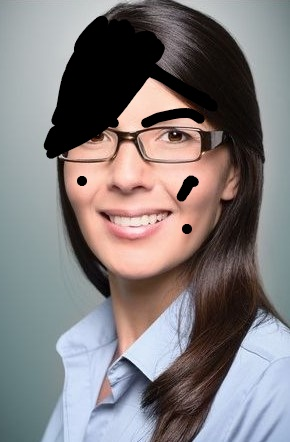
%> input picture Laboratorios/Lab03-Reconocimiento de caras/Script/Imagenes/cara8Modificada.jpg, 290 x 442 px
$ octave PixeleadoCaras.m   (GNU Octave 9; MATLAB toolbox functions it lacks are replaced by stand-ins)
%> lines starting %> are read from the running program, lines starting %| are printed output that depends on the picture; in (x1, y1, x2, y2) boxes, pixels count from 0 and x2, y2 are one past the last pixel; in counts of white or black regions, pixels touching at a corner belong together; the program's own positions count from 1
% Este programa lee imagenes en formato jpg
% y las pixelea para bajar su resoluci髇 y
% el tama駉 de la matriz

clear all;
close all;
clc;

I1 = imread('Imagenes/cara8Modificada.jpg','jpg'); #Carga imagen
%> I1 is the input picture: size 442x290x3 uint8; mean R, G, B 128.9, 123.4, 124.4
figure(1); #muestra
imshow(uint8(I1)); #parsea a numeros 0 -255
I2 = I1;   #obs
Iz = I1(:,:,2);  #contraste
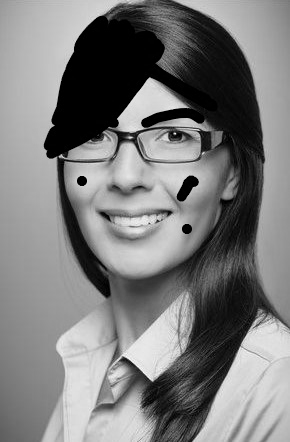
%> Iz: size 442x290 uint8; min 0, max 253, mean 123.4
%En caso la conversio no se pueda realizar cambiar el 2 por 1

[nf nc] = size(Iz);
%> nf = 442; nc = 290
%figure(2);
%imshow(uint8(Iz));


%========================================================
%                Recorte de cara por arriba
%========================================================

%                Foto               Foto recoratada
%     1  - x x x x x x x x x
%          x x x x x x x x x
%     f  - x x x x x x x x x   =>  x x x x x x x x x  -> Inicio de la cabeza
%     f  - x x x x x x x x x   =>  x x x x x x x x x  -> Inicio de la cabeza
%          x x x x x x x x x       x x x x x x x x x
%          x x x x x x x x x       x x x x x x x x x
%          x x x x x x x x x       x x x x x x x x x
%    nf    x x x x x x x x x       x x x x x x x x x
%========================================================

% ------------- Leyendo horizontalmente-------------
for f = 1:nf
  Ifila = Iz(f,:);
 %Revisa si tiene alguna mancha, diferente de blanca
 %Esto ocurre cuando llega a la cabeza
  if(any(Ifila < 255))
      break;
  end
end

%========================================================
%                Recorte de cara por abajo
%========================================================

%nfc = 1800;  1750
% Cambiar este valor para cada foto
k = 2.8
%Cuando k es mas peque駉 se corta m醩 - k generalmente(entre 1 y 3)
nfc = nf - nf/k;        % Recorte del cuello
%> nfc = 284.1
Iz1 = Iz(f:nfc, :);
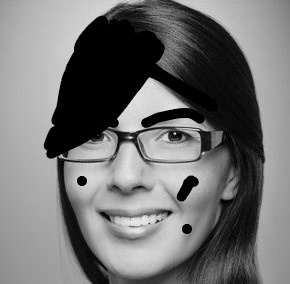
%> Iz1: size 284x290 uint8; min 0, max 248, mean 113.9
% nf representa toda la cara, y nf/k representa una porcion a cortar
% nfc refresenta la cara cortada.


%========================================================
%                Foto               Foto recoratada
%     1  - x x x x x x x x x          x x x x x x x x x ->inicio de la cabeza
%          x x x x x x x x x   => f - x x x x x x x x x
%          x x x x x x x x x          x x x x x x x x x
%          x x x x x x x x x          x x x x x x x x x
%    nfc - x x x x x x x x x          x x x x x x x x x -> inicio quijada
%          x x x x x x x x x
%     nf - x x x x x x x x x
%========================================================

%La parte del cuello para abajo lo podemos encontrar con la suguiente linea
%Iz1 = Iz(nfc:nf,:);   % se las filas de f a nfc
% Nostrar la foto recortada
%figure(3);
%imshow(uint8(Iz1));

%=========================x===============================
%             Recorte de cara por la izquierda
%========================================================

%-------------- Leyendo por columanas ----------------
for c1 = 1:nc
   Icol = Iz1(:,c1);
   if(any(Icol < 255))
     break;
   end
end

Iz2 = Iz1(:,c1:nc);   # Recorta por la izquierda
%figure(4);
%imshow(uint8(Iz2));
[nc2 nf2] = size(Iz2);
%> nc2 = 284; nf2 = 290

%========================================================
%             Recorte de cara por la derecha
%========================================================

%-------------- Leyendo por columanas ----------------
for c2 = nc2:-1:1
   Icol = Iz2(:,c2);
   if(any(Icol < 240))
     break;
   end
%-------------- Leyendo por columanas
end
Iz3 = Iz2(:,1:c2);
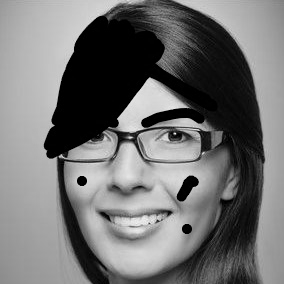
%> Iz3: size 284x284 uint8; min 0, max 248, mean 113.2
%figure(5);
%imshow(uint8(Iz3));
[ff cc] = size(Iz3);
%> ff = 284; cc = 284
ff
%> ff = 284
cc
%> cc = 284
%============================================================
%                        Pixeleado
%============================================================

% sacar un promedio de un conjunto de pixeles y poner un solo pixel
%              pc
%      x x x x x x x x x
%      x x x x x x x x x
%  pf  x x x x x x x x x      =>     x
%      x x x x x x x x x
%      x x x x x x x x x

%============================================================
% Dimension de los pixeles a reducir, depende del tama駉 de la foto

% Tama駉 final de la foto
tfinal_f = 50
tfinal_c = 50
pf = floor(ff/tfinal_f);
%> pf = 5
pc = floor(cc/tfinal_c);
%> pc = 5

ff3 = pf*floor(ff/pf);  % floor() redondea a un entero
%> ff3 = 280
cc3 = pc*floor(cc/pc);
%> cc3 = 280

% Pixelamiento en rectagulos de pf x pc
ii = 1;
for i = 1:pf:ff3
   jj = 1;
   for j = 1:pc:cc3
      im = Iz3(i:i+pf-1,j:j+pc-1);
      im = sum(sum(im))/(pf*pc);
      Inueva(ii,jj) = round(im);
      jj = jj + 1;
   end
   ii = ii + 1;
end
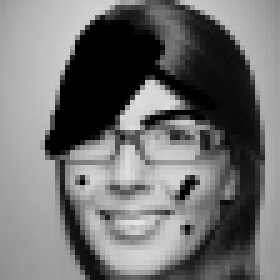
%> Inueva: size 56x56 double (shown 5 times larger); min 0, max 227, mean 112.8

I40 = Inueva;
I40bn = 255*round(I40/255*0.85);
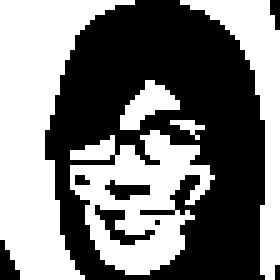
%> I40bn: size 56x56 double (shown 5 times larger); 48.7% white; 5 white regions (1 under 20 px), largest, box (x1, y1, x2, y2) and area: (0, 0, 27, 56) 711, (14, 26, 43, 55) 450, (36, 0, 56, 56) 294, (24, 16, 36, 26) 60
%figure(13);
%imshow(uint8(I40bn));
I41bn = 255*round(I40/255*0.90);
%> I41bn: size 56x56 double; 51.7% white; 9 black regions (7 under 20 px), largest, box (x1, y1, x2, y2) and area: (9, 0, 53, 56) 1445, (29, 35, 40, 43) 26
%figure(14);
%imshow(uint8(I41bn));
I42bn = 255*round(I40/255*0.95);
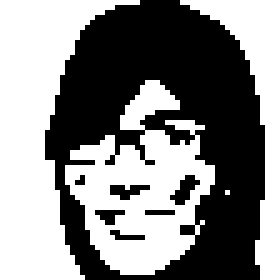
%> I42bn: size 56x56 double (shown 5 times larger); 53% white; 7 black regions (6 under 20 px), largest, box (x1, y1, x2, y2) and area: (9, 0, 53, 56) 1413
figure(15);
imshow(uint8(I42bn));
[nf1 nf2] = size(I42bn);
%> nf1 = 56; nf2 = 56

% Para el entrenamiento se necesita que las fotos tengan
% el mismo numero de pixeles columnas

% Quitamos las columnas restantes para que la foto tenga el tama駉 de la foto final
%resto_c = nfc - tfinal_c

I_final = I42bn(1:tfinal_f, 1:tfinal_c);
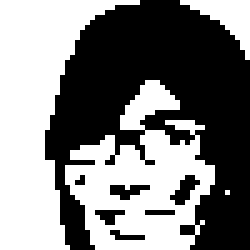
%> I_final: size 50x50 double (shown 5 times larger); 50.3% white; 7 black regions (6 under 20 px), largest, box (x1, y1, x2, y2) and area: (9, 0, 50, 50) 1182
[nfinalf nfinalc] = size(I_final);

% Guardar las imagenes pixeleadas
size(I_final)
%Poner el nombre del archivo de salida
save -ascii cara8Modificadapx I_final;

$ run again, with Laboratorios/Lab03-Reconocimiento de caras/Script/Imagenes/cara1Modificada.jpg copied over Laboratorios/Lab03-Reconocimiento de caras/Script/Imagenes/cara8Modificada.jpg
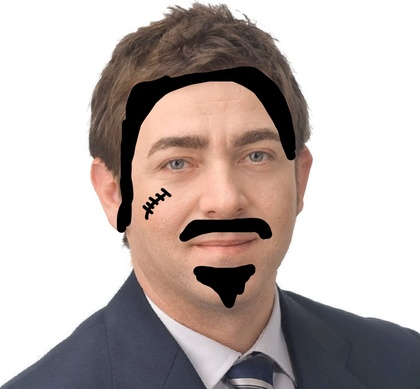
%> input picture Laboratorios/Lab03-Reconocimiento de caras/Script/Imagenes/cara1Modificada.jpg, 420 x 389 px, shrunk from 974 x 902 before the run
%> I1 is the input picture: size 389x420x3 uint8; mean R, G, B 187.6, 176.5, 173.4
%> `I40bn = 255*round(I40/255*0.85);`:
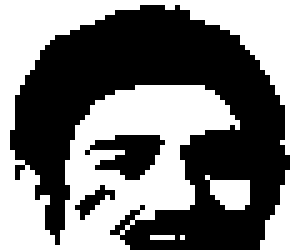
%> I40bn: size 50x58 double (shown 5 times larger); 47.1% white; 5 white regions (2 under 20 px), largest, box (x1, y1, x2, y2) and area: (0, 0, 58, 50) 1266, (52, 34, 58, 50) 53, (41, 35, 50, 42) 42
%> I41bn: size 50x58 double; 50.5% white; 4 black regions (2 under 20 px), largest, box (x1, y1, x2, y2) and area: (2, 1, 58, 50) 1345, (18, 27, 32, 36) 71
%> I42bn: size 50x58 double; 53.2% white; 6 black regions (2 under 20 px), largest, box (x1, y1, x2, y2) and area: (2, 1, 58, 49) 1090, (25, 38, 48, 50) 153, (19, 27, 32, 35) 58, (48, 38, 53, 50) 37
%> `I_final = I42bn(1:tfinal_f, 1:tfinal_c);`:
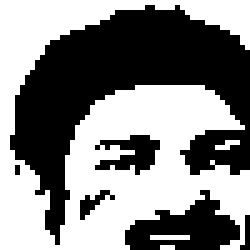
%> I_final: size 50x50 double (shown 5 times larger); 52.6% white; 6 black regions (3 under 20 px), largest, box (x1, y1, x2, y2) and area: (2, 1, 50, 49) 947, (25, 38, 48, 50) 153, (19, 27, 32, 35) 58

$ run again, with Laboratorios/Lab03-Reconocimiento de caras/Script/Imagenes/cara3Modificada.jpg copied over Laboratorios/Lab03-Reconocimiento de caras/Script/Imagenes/cara8Modificada.jpg
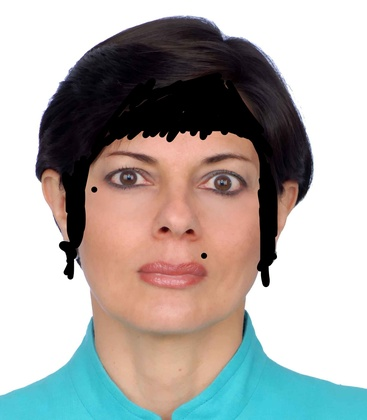
%> input picture Laboratorios/Lab03-Reconocimiento de caras/Script/Imagenes/cara3Modificada.jpg, 367 x 420 px, shrunk from 1809 x 2071 before the run
%> I1 is the input picture: size 420x367x3 uint8; mean R, G, B 172.1, 169.4, 166.1
%> `Iz3 = Iz2(:,1:c2);`:
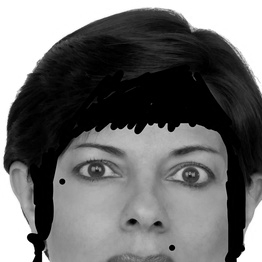
%> Iz3: size 262x262 uint8; min 0, max 255, mean 108.7
%> I40bn: size 52x52 double; 36.6% white; 13 white regions (8 under 20 px), largest, box (x1, y1, x2, y2) and area: (0, 0, 52, 52) 515, (11, 36, 32, 52) 191, (18, 25, 41, 44) 131, (33, 37, 45, 52) 102, (48, 41, 52, 52) 30
%> I41bn: size 52x52 double; 41.3% white; 11 white regions (8 under 20 px), largest, box (x1, y1, x2, y2) and area: (8, 25, 45, 52) 529, (0, 0, 52, 52) 526, (48, 40, 52, 52) 32
%> I42bn: size 52x52 double; 45% white; 8 white regions (5 under 20 px), largest, box (x1, y1, x2, y2) and area: (8, 25, 45, 52) 624, (0, 0, 52, 52) 537, (48, 38, 52, 52) 35
%> `I_final = I42bn(1:tfinal_f, 1:tfinal_c);`:
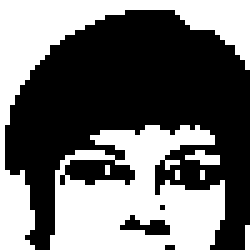
%> I_final: size 50x50 double (shown 5 times larger); 43.6% white; 7 white regions (5 under 20 px), largest, box (x1, y1, x2, y2) and area: (10, 25, 45, 50) 574, (0, 0, 50, 50) 491
